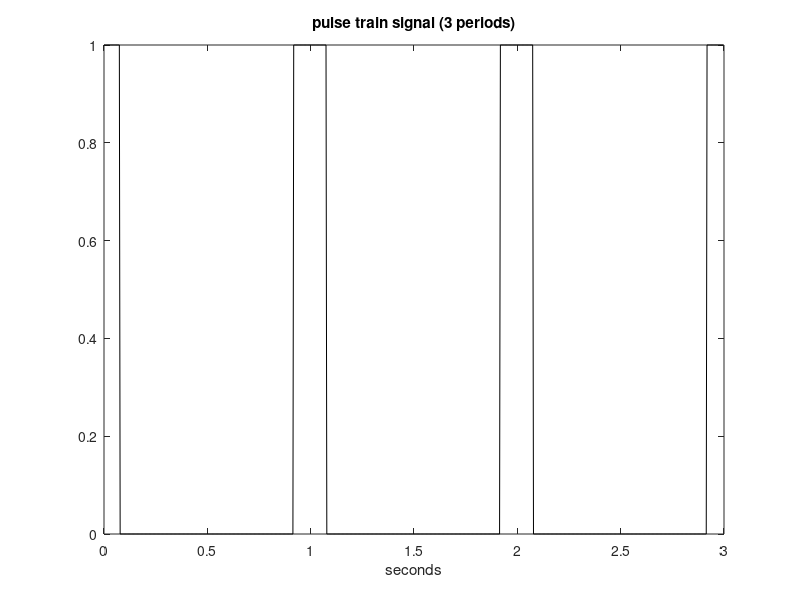

Write MATLAB code to recreate this figure.
%pulse train signal to be analyzed
fy = 1;                         %signal frequency in Hz
wy = 2*pi*fy;                   %signal frequency in rad/s
Ty = 1/fy;                      %signal period in seconds
N = 256;
fs = N*fy;                      %sampling frequency in Hz
tiv = 1/fs;                     %time interval between samples;
t = 0:tiv:((3*Ty)-tiv);         %time intervals set (3 periods)
W = 20;

%signal first part:
y1 = zeros(256, 1); 
y1(1:W) = 1; 
y1((256-W):256) = 1;
yt = cat(1, y1, y1, y1);        %signal to be plotted
plot(t, yt, 'k');
xlabel('seconds'); 
title('pulse train signal (3 periods)');
